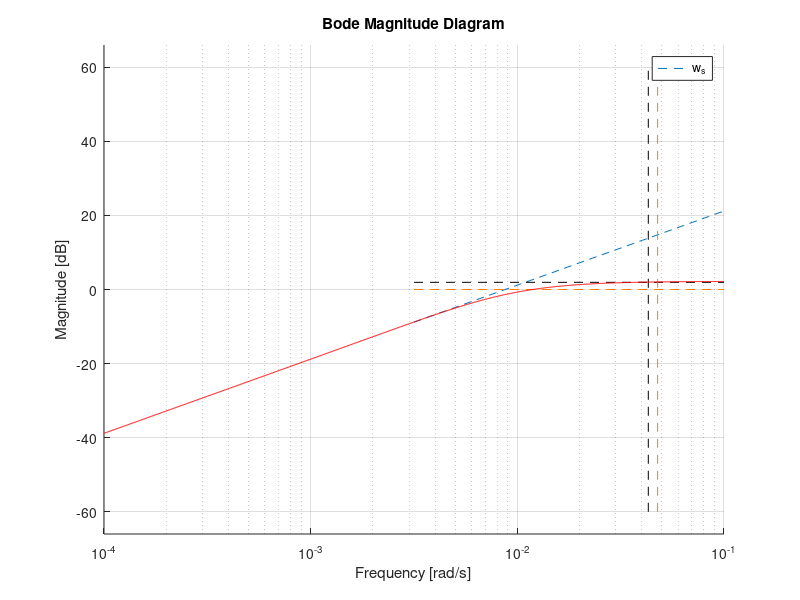

Write MATLAB code to recreate this figure. (Note: this script raises an error after producing the figure.)
clc

s = tf('s');

err = sind(1/2); % Half a degree err
Mpmax = 0.25; % 25% overshoot
ts_max = 145;

%% Make a plot with the required constraints
% First order ss error
w_s = s/err;

% Overshoot and settling time
zeta = -log(Mpmax)/sqrt(pi^2+(log10(Mpmax))^2)
wn = 3/ts_max/zeta
w_Mp = wn*sqrt(1-zeta^2)

W_log10_lim = [-2.5;-1]; 
W = logspace(W_log10_lim(1),W_log10_lim(2),100);



f1 = figure(1);
clf(f1);
hold on
grid on
title("Performance weight requirements");
bodemag(w_s,W,'--');
plot([10.^(W_log10_lim),[w_Mp;w_Mp]],[repmat(log10(1+Mpmax)*20,2,1),[-60;60]],'k--','DisplayName',"T4.b");
plot([10.^(W_log10_lim),[wn;wn]],[[0;0],[-60;60]],'--','Color',[1,0.5,0],'DisplayName',"T4.a");
xlim([10.^(W_log10_lim)])
ylim([-20,20])
legend

%w_1 = 0.001;
w_1 = 0.005;
dist = 0.0025;
w_s = (s/err)/(s/(w_1+dist)+1)^2*(s/w_1+1)^1;


bodemag(w_s,'r')
%% Checking the requirement:
f2 = figure(2);
clf(f2);
bodemag([1,0,0]*N_ki*[1;0;0]);
hold on
bodemag(w_s)

%%bodemag(s/err/(s/0.00863+1)*(s/0.044+1)/(s/0.1+1))